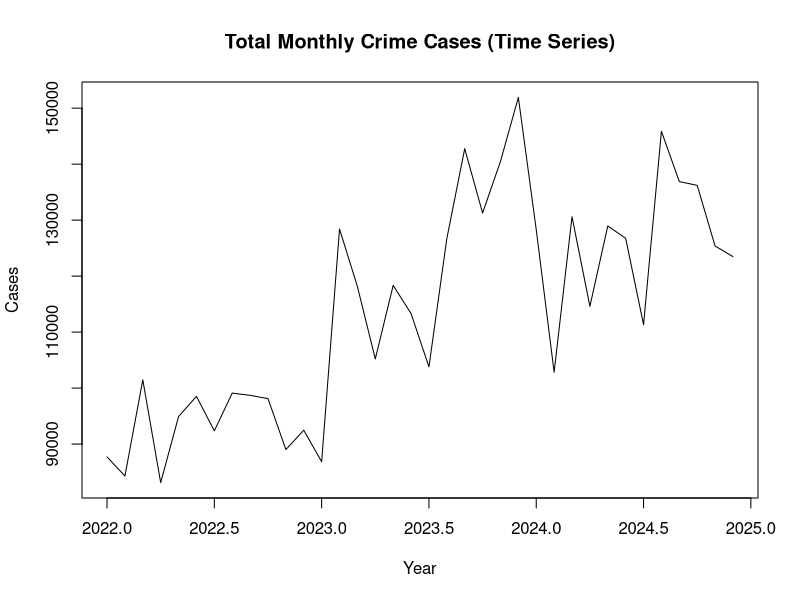
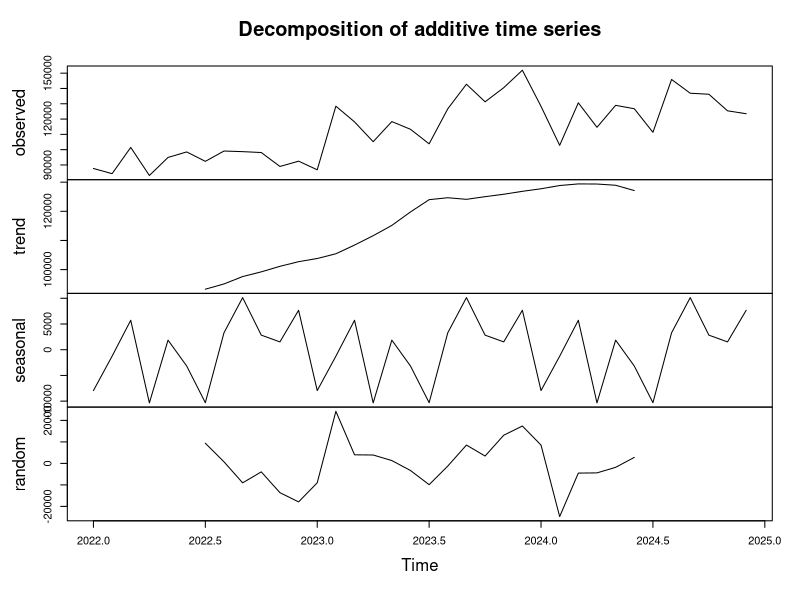
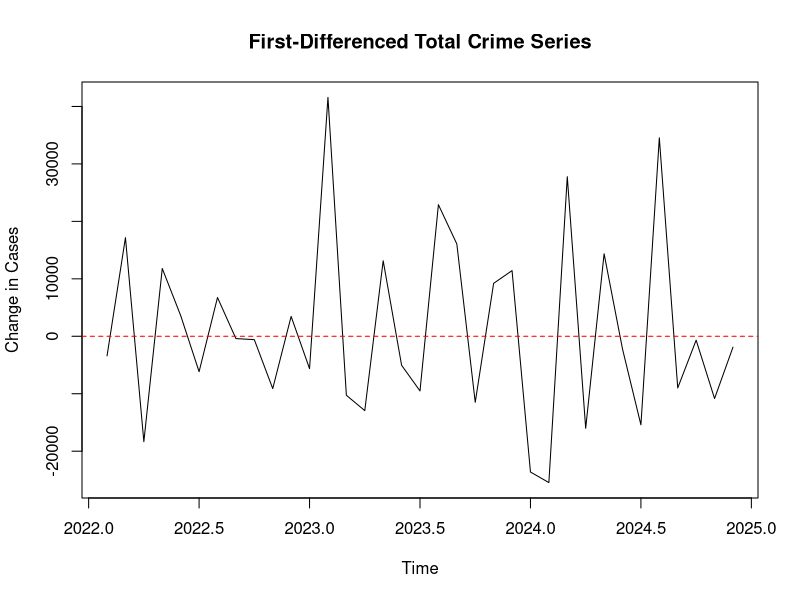
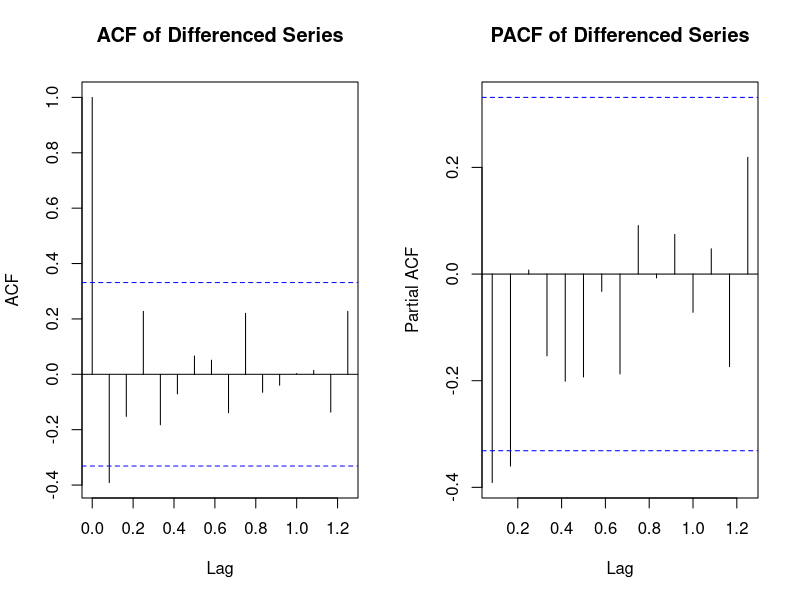

These figures' R source, in order:
## ============================================================
## PHASE 8: TIME SERIES ANALYSIS
## ============================================================
if (!requireNamespace("tseries", quietly = TRUE)) install.packages("tseries")
library(dplyr)
library(ggplot2)
library(tseries)

monthly_total <- read.csv("data/monthly_total.csv", stringsAsFactors = FALSE)
monthly_total$Date <- as.Date(monthly_total$Date)
monthly_total <- monthly_total %>% arrange(Date)

## ---- 8.1 Convert to a ts object (monthly, starting Jan 2022) ----------
crime_ts <- ts(monthly_total$Cases, start = c(2022, 1), frequency = 12)
print(crime_ts)

## ---- 8.2 Plot the raw series --------------------------------------------
png("figures/32_ts_plot.png", width = 800, height = 400)
plot(crime_ts, main = "Total Monthly Crime Cases (Time Series)", ylab = "Cases", xlab = "Year")
dev.off()

## ---- 8.3 Seasonal decomposition (additive) -------------------------------
decomp <- decompose(crime_ts, type = "additive")
png("figures/10_decomposition.png", width = 800, height = 700)
plot(decomp)
dev.off()

## ---- 8.4 Stationarity testing -------------------------------------------
## Augmented Dickey-Fuller test on raw series
adf_raw <- adf.test(crime_ts)
print(adf_raw)

## ADF test after first differencing
diff_ts <- diff(crime_ts)
adf_diff <- adf.test(diff_ts)
print(adf_diff)

png("figures/33_differenced_series.png", width = 800, height = 400)
plot(diff_ts, main = "First-Differenced Total Crime Series", ylab = "Change in Cases")
abline(h = 0, col = "red", lty = 2)
dev.off()

## ---- 8.5 ACF / PACF plots (to inform ARIMA order in Phase 9) -------------
png("figures/20_acf_pacf.png", width = 900, height = 400)
par(mfrow = c(1, 2))
acf(diff_ts, main = "ACF of Differenced Series")
pacf(diff_ts, main = "PACF of Differenced Series")
par(mfrow = c(1, 1))
dev.off()

## ---- 8.6 Save time series diagnostics summary -----------------------------
sink("data/timeseries_summary.txt")
cat("=== ADF Test on Raw Series ===\n"); print(adf_raw)
cat("\n=== ADF Test on First-Differenced Series ===\n"); print(adf_diff)
cat("\nInterpretation: a p-value < 0.05 on the differenced series confirms\n")
cat("the series becomes stationary after first differencing (d = 1),\n")
cat("which justifies the ARIMA(p,1,q) family used in Phase 9.\n")
sink()

## save the ts object + decomposition for use in Phase 9
saveRDS(crime_ts, "data/crime_ts.rds")

cat("\nPhase 8 complete: decomposition, stationarity tests, and ACF/PACF plots saved\n")
